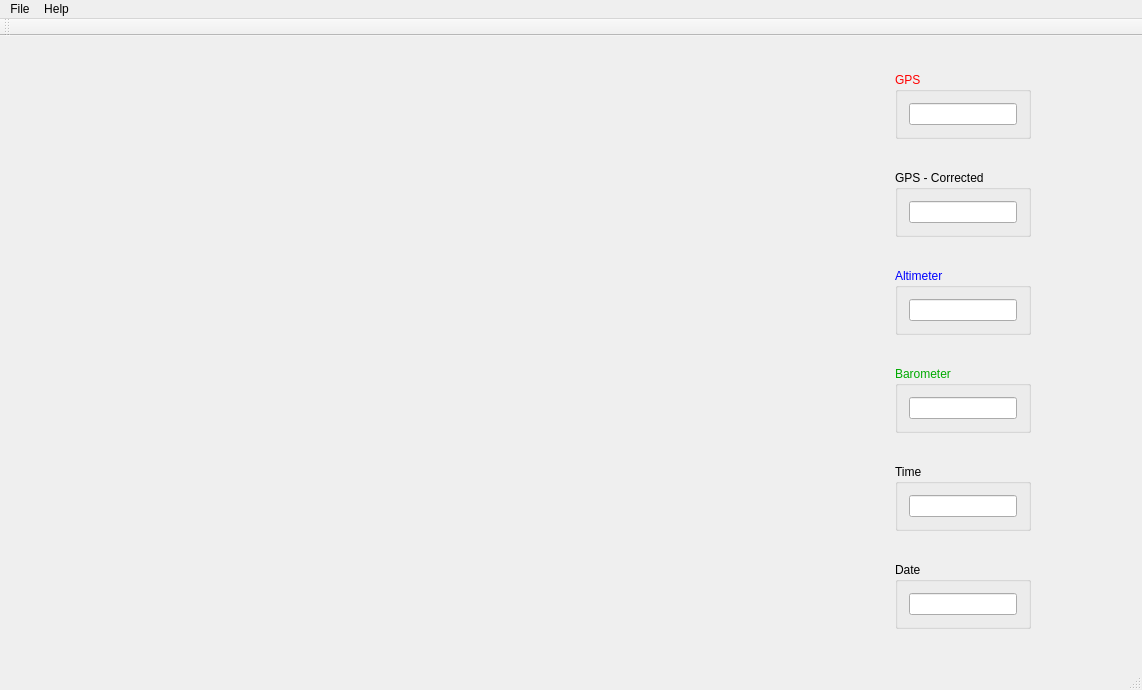
<?xml version="1.0" encoding="UTF-8"?>
<ui version="4.0">
 <class>MainWindow</class>
 <widget class="QMainWindow" name="MainWindow">
  <property name="geometry">
   <rect>
    <x>0</x>
    <y>0</y>
    <width>1142</width>
    <height>690</height>
   </rect>
  </property>
  <property name="sizePolicy">
   <sizepolicy hsizetype="Expanding" vsizetype="Expanding">
    <horstretch>0</horstretch>
    <verstretch>0</verstretch>
   </sizepolicy>
  </property>
  <property name="windowTitle">
   <string>Altitude Sensors Comparison</string>
  </property>
  <property name="windowIcon">
   <iconset>
    <normaloff>place_icon.jpg</normaloff>place_icon.jpg</iconset>
  </property>
  <widget class="QWidget" name="centralWidget">
   <layout class="QHBoxLayout" name="horizontalLayout">
    <item>
     <widget class="QCustomPlot" name="customPlot" native="true"/>
    </item>
    <item>
     <layout class="QVBoxLayout" name="verticalLayout" stretch="0,0,0,0,0,0">
      <property name="spacing">
       <number>6</number>
      </property>
      <property name="leftMargin">
       <number>100</number>
      </property>
      <property name="rightMargin">
       <number>100</number>
      </property>
      <item>
       <widget class="QGroupBox" name="groupBox_GPS">
        <property name="enabled">
         <bool>true</bool>
        </property>
        <property name="sizePolicy">
         <sizepolicy hsizetype="Fixed" vsizetype="Fixed">
          <horstretch>0</horstretch>
          <verstretch>0</verstretch>
         </sizepolicy>
        </property>
        <property name="palette">
         <palette>
          <active>
           <colorrole role="WindowText">
            <brush brushstyle="SolidPattern">
             <color alpha="255">
              <red>255</red>
              <green>0</green>
              <blue>0</blue>
             </color>
            </brush>
           </colorrole>
          </active>
          <inactive>
           <colorrole role="WindowText">
            <brush brushstyle="SolidPattern">
             <color alpha="255">
              <red>255</red>
              <green>0</green>
              <blue>0</blue>
             </color>
            </brush>
           </colorrole>
          </inactive>
          <disabled>
           <colorrole role="WindowText">
            <brush brushstyle="SolidPattern">
             <color alpha="255">
              <red>120</red>
              <green>120</green>
              <blue>120</blue>
             </color>
            </brush>
           </colorrole>
          </disabled>
         </palette>
        </property>
        <property name="title">
         <string>GPS</string>
        </property>
        <layout class="QGridLayout" name="gridLayout_6">
         <item row="0" column="0">
          <widget class="QLineEdit" name="lineEdit_GPS">
           <property name="sizePolicy">
            <sizepolicy hsizetype="Fixed" vsizetype="Fixed">
             <horstretch>0</horstretch>
             <verstretch>0</verstretch>
            </sizepolicy>
           </property>
          </widget>
         </item>
        </layout>
       </widget>
      </item>
      <item>
       <widget class="QGroupBox" name="groupBox_GPS_CORR">
        <property name="enabled">
         <bool>true</bool>
        </property>
        <property name="sizePolicy">
         <sizepolicy hsizetype="Fixed" vsizetype="Fixed">
          <horstretch>0</horstretch>
          <verstretch>0</verstretch>
         </sizepolicy>
        </property>
        <property name="title">
         <string>GPS - Corrected</string>
        </property>
        <layout class="QGridLayout" name="gridLayout">
         <item row="0" column="0">
          <widget class="QLineEdit" name="lineEdit_GPS_CORR"/>
         </item>
        </layout>
        <zorder>groupBox_GPS</zorder>
        <zorder>lineEdit_GPS_CORR</zorder>
       </widget>
      </item>
      <item>
       <widget class="QGroupBox" name="groupBox_Altimeter">
        <property name="sizePolicy">
         <sizepolicy hsizetype="Fixed" vsizetype="Fixed">
          <horstretch>0</horstretch>
          <verstretch>0</verstretch>
         </sizepolicy>
        </property>
        <property name="palette">
         <palette>
          <active>
           <colorrole role="WindowText">
            <brush brushstyle="SolidPattern">
             <color alpha="255">
              <red>0</red>
              <green>0</green>
              <blue>255</blue>
             </color>
            </brush>
           </colorrole>
          </active>
          <inactive>
           <colorrole role="WindowText">
            <brush brushstyle="SolidPattern">
             <color alpha="255">
              <red>0</red>
              <green>0</green>
              <blue>255</blue>
             </color>
            </brush>
           </colorrole>
          </inactive>
          <disabled>
           <colorrole role="WindowText">
            <brush brushstyle="SolidPattern">
             <color alpha="255">
              <red>120</red>
              <green>120</green>
              <blue>120</blue>
             </color>
            </brush>
           </colorrole>
          </disabled>
         </palette>
        </property>
        <property name="title">
         <string>Altimeter</string>
        </property>
        <layout class="QVBoxLayout" name="verticalLayout_2">
         <item>
          <widget class="QLineEdit" name="lineEdit_Altimeter"/>
         </item>
        </layout>
       </widget>
      </item>
      <item>
       <widget class="QGroupBox" name="groupBox_Barometer">
        <property name="sizePolicy">
         <sizepolicy hsizetype="Fixed" vsizetype="Fixed">
          <horstretch>0</horstretch>
          <verstretch>0</verstretch>
         </sizepolicy>
        </property>
        <property name="palette">
         <palette>
          <active>
           <colorrole role="WindowText">
            <brush brushstyle="SolidPattern">
             <color alpha="255">
              <red>0</red>
              <green>170</green>
              <blue>0</blue>
             </color>
            </brush>
           </colorrole>
          </active>
          <inactive>
           <colorrole role="WindowText">
            <brush brushstyle="SolidPattern">
             <color alpha="255">
              <red>0</red>
              <green>170</green>
              <blue>0</blue>
             </color>
            </brush>
           </colorrole>
          </inactive>
          <disabled>
           <colorrole role="WindowText">
            <brush brushstyle="SolidPattern">
             <color alpha="255">
              <red>120</red>
              <green>120</green>
              <blue>120</blue>
             </color>
            </brush>
           </colorrole>
          </disabled>
         </palette>
        </property>
        <property name="title">
         <string>Barometer</string>
        </property>
        <layout class="QGridLayout" name="gridLayout_4">
         <item row="0" column="0">
          <widget class="QLineEdit" name="lineEdit_Barometer"/>
         </item>
        </layout>
       </widget>
      </item>
      <item>
       <widget class="QGroupBox" name="groupBox_Time">
        <property name="sizePolicy">
         <sizepolicy hsizetype="Fixed" vsizetype="Fixed">
          <horstretch>0</horstretch>
          <verstretch>0</verstretch>
         </sizepolicy>
        </property>
        <property name="title">
         <string>Time</string>
        </property>
        <layout class="QGridLayout" name="gridLayout_7">
         <item row="0" column="0">
          <widget class="QLineEdit" name="lineEdit_Time"/>
         </item>
        </layout>
       </widget>
      </item>
      <item>
       <widget class="QGroupBox" name="groupBox_Date">
        <property name="sizePolicy">
         <sizepolicy hsizetype="Fixed" vsizetype="Fixed">
          <horstretch>0</horstretch>
          <verstretch>0</verstretch>
         </sizepolicy>
        </property>
        <property name="title">
         <string>Date</string>
        </property>
        <layout class="QGridLayout" name="gridLayout_5">
         <item row="0" column="0">
          <widget class="QLineEdit" name="lineEdit_Date"/>
         </item>
        </layout>
       </widget>
      </item>
     </layout>
    </item>
   </layout>
  </widget>
  <widget class="QMenuBar" name="menuBar">
   <property name="geometry">
    <rect>
     <x>0</x>
     <y>0</y>
     <width>1142</width>
     <height>21</height>
    </rect>
   </property>
   <widget class="QMenu" name="menuFile">
    <property name="title">
     <string>File</string>
    </property>
    <addaction name="actionImport_data_files"/>
    <addaction name="actionSave_chart"/>
    <addaction name="separator"/>
    <addaction name="actionExit"/>
   </widget>
   <widget class="QMenu" name="menuHelp">
    <property name="title">
     <string>Help</string>
    </property>
    <addaction name="actionContent"/>
    <addaction name="actionContact"/>
    <addaction name="separator"/>
    <addaction name="actionDocumentation"/>
   </widget>
   <addaction name="menuFile"/>
   <addaction name="menuHelp"/>
  </widget>
  <widget class="QToolBar" name="mainToolBar">
   <attribute name="toolBarArea">
    <enum>TopToolBarArea</enum>
   </attribute>
   <attribute name="toolBarBreak">
    <bool>false</bool>
   </attribute>
  </widget>
  <widget class="QStatusBar" name="statusBar"/>
  <action name="actionImport_data_files">
   <property name="text">
    <string>Import data files</string>
   </property>
  </action>
  <action name="actionSave_chart">
   <property name="text">
    <string>Save chart</string>
   </property>
  </action>
  <action name="actionExit">
   <property name="text">
    <string>Exit</string>
   </property>
  </action>
  <action name="actionContent">
   <property name="text">
    <string>Content</string>
   </property>
  </action>
  <action name="actionContact">
   <property name="text">
    <string>Contact</string>
   </property>
  </action>
  <action name="actionDocumentation">
   <property name="text">
    <string>Documentation</string>
   </property>
  </action>
 </widget>
 <layoutdefault spacing="6" margin="11"/>
 <customwidgets>
  <customwidget>
   <class>QCustomPlot</class>
   <extends>QWidget</extends>
   <header location="global">qcustomplot.h</header>
   <container>1</container>
  </customwidget>
 </customwidgets>
 <resources/>
 <connections/>
</ui>
